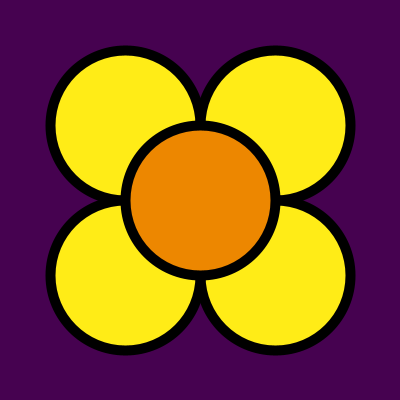
Frame 1 (no input)
Frame 60 (the mouse pressed at the canvas centre just before this capture): identical to frame 1, image omitted
Frame 120 (the mouse held since frame 60 and released just before this capture): identical to frame 1, image omitted

The Processing sketch that drew this single still picture (run headless with seeded random() and noise(); from frame 60 on, the mouse is pressed at the canvas centre):

// Processing sketch: flowerExample
// ── flowerExample.pde


void setup(){

  size(400,400);

}

void draw(){

  background(#460250);
  
  fill(#FFEC17);
  
  stroke(0);
  strokeWeight(10);
  
  int offset = 75;
  int sizePatels = 150;
  ellipse(width/2-offset,height/2-offset,sizePatels,sizePatels);
  ellipse(width/2+offset,height/2-offset,sizePatels,sizePatels);
  ellipse(width/2+offset,height/2+offset,sizePatels,sizePatels);
  ellipse(width/2-offset,height/2+offset,sizePatels,sizePatels);
  
  int sizeCenter = 150;
  fill(#ED8700);
  ellipse(width/2,height/2,sizeCenter,sizeCenter);

}
